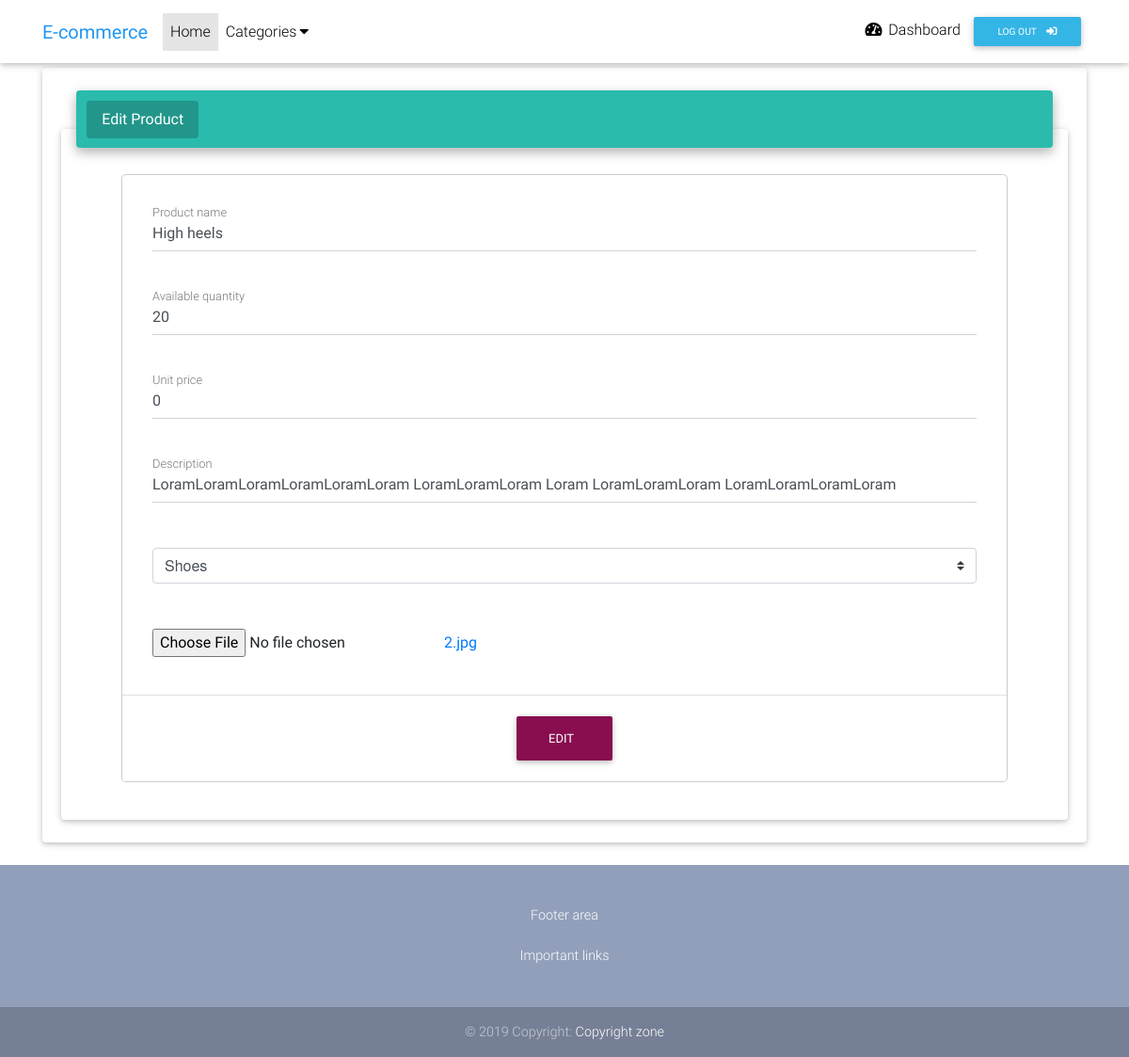
Page /edit-product/1 (signed in) on the committed database.
### ecommerce/models.py (models this page shows, shortened)
class Product(models.Model):
    name        = models.CharField(max_length=50)
    category    = models.ForeignKey(Category, on_delete=models.CASCADE)
    description = models.TextField()
    price       = models.PositiveIntegerField(default=0)
    quantity    = models.PositiveIntegerField(default=0)
    image       = models.FileField()
    seller      = models.ForeignKey(Profile, on_delete=models.CASCADE)

class Category(models.Model):
    name = models.CharField(max_length=50)
    def __str__(self):
        return self.name

### ecommerce/decorators.py (the view)
        def wrap(request, *args, **kwargs):
            request.role = str(Profile.objects.get(user=request.user).account_type)
            if request.role in allowed_roles:
                return view_func(request, *args, **kwargs)
            else:
                raise PermissionDenied

### ecommerce/context_processors.py (called while the page is built)
def common_context(request):
    cart_items_count = Cart.objects.filter(ordered=False).count
    account_type = None
    try:
        account_type = str(Profile.objects.get(user=request.user).account_type)
    except:
        account_type = None
    context = {
      'account_type': account_type,
      'cart_items_count': cart_items_count,
      'categories': Category.objects.all(),
    }
    return context

### ecommerce/views.py (called while the page is built, shortened)
@login_required(login_url='authentication')
@has_access(['s'])
def seller_edit_product(request, id=None):
    if request.method == "GET":
        product = Product.objects.get(id=id)
        context = {
            'product': product
        }
        return render(request, 'ecommerce/product_edit.html',context)

### ecommerce/templates/ecommerce/product_edit.html (shortened to what this page needs)
{% extends 'ecommerce/_base.html' %}
{% load static %}
{% block content %}
  <main class="mt-5 pt-4">
    <div class="container wow fadeIn">
      <div class="row">
        <div class="col-md-12 mb-4">
          <div class="card">
            <div class="card-body" style="min-height:800px">
              <ul class="nav nav-tabs md-tabs" id="myTabMD" role="tablist">
                <li class="nav-item">
                  <a class="nav-link active" id="home-tab-md" data-toggle="tab" href="#home-md" role="tab" aria-controls="home-md"
                    aria-selected="true">Edit Product</a>
                </li>
              </ul>
              <div class="tab-content card pt-5" id="myTabContentMD">
                <div class="tab-pane fade show active" id="home-md" role="tabpanel" aria-labelledby="home-tab-md">
                  <div id="personal-information">
                      <div class="card-body px-lg-5 pt-0">
                          <form action="{% url 'edit_product' product.id %}" method="post" enctype="multipart/form-data">
                            <div class="modal-content">
                              <div class="modal-body mx-3">
                                <div class="md-form mb-5">
                                  <input type="text" id="form34" value="{{product.name}}" name="name" class="form-control validate" required>
                                  <label data-error="wrong" data-success="right" for="form34">Product name</label>
                                </div>
                                <div class="md-form mb-5">
                                  <input type="number" id="form32" value="{{product.quantity}}" name="quantity" class="form-control validate" required>
                                  <label data-error="wrong" data-success="right" for="form32">Available quantity</label>
                                </div>
                                <div class="md-form mb-5">
                                  <input type="number" id="form32" value="{{product.price}}" name="price" class="form-control validate" required>
                                  <label data-error="wrong" data-success="right" for="form32">Unit price</label>
                                </div>
                                <div class="md-form mb-5">
                                  <input type="text" id="form8" value="{{product.description}}" name="description" class="md-textarea form-control" rows="4" required>
                                  <label data-error="wrong" data-success="right" for="form8">Description</label>
                                </div>
                                <div class="md-form mb-5">
                                   <select class="browser-default custom-select" name="category" required>
                                      <option value="{{product.category.id}}" selected> {{product.category}} </option>
                                    </select>
                                </div>
                                <div class="md-form">
                                      <input type="file" name="image" >
                                      <a href="{% get_media_prefix %}{{product.image}}">{{product.image}}</a>
                                </div>
                              </div>
                              <div class="modal-footer d-flex justify-content-center">
                                <button type="submit" class="btn btn-unique">Edit </button>
                              </div>
                            </div>
                          </form>
                      </div>
                  </div>
                </div>
              </div>
            </div>
          </div>
        </div>
      </div>
    </div>
  </main>
{% endblock %}

### ecommerce/templates/ecommerce/_base.html (style rules this page uses)
html, body, header, .carousel { height: 60vh; }

### rows in the picture
Product: name "High heels", quantity "20", price "0", description "LoramLoramLoramLoramLoramLoram LoramLoramLoram Loram LoramLoramLoram LoramLoramLoramLoram", category "Shoes", image "2.jpg"
